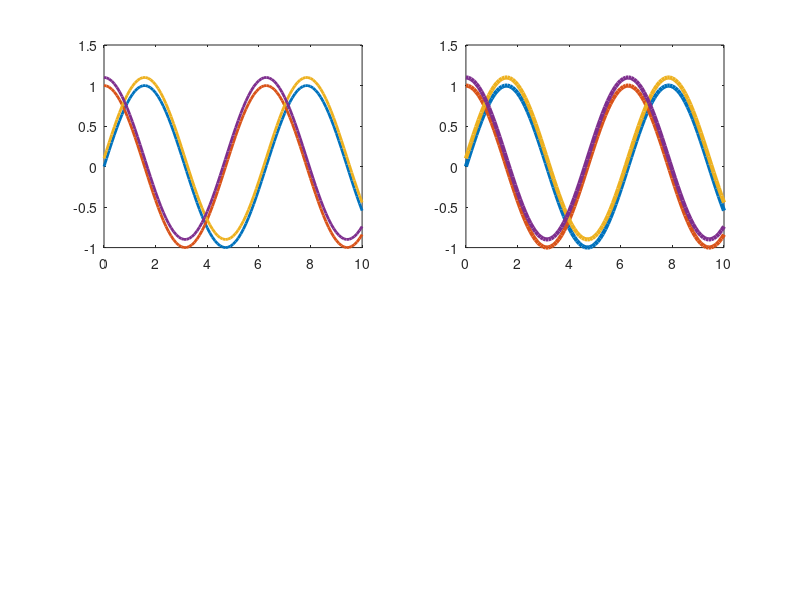

Source code (MATLAB): (Note: this script raises an error after producing the figure.)
%% timecourse
subplot(2,2,1);
x= [0:0.1:10];
y1 = sin(x);
y2 = cos(x);
y3 = 0.1+y1;
y4 = 0.1+y2;

% set(groot,'defaultAxesColorOrder','remove')
p = plot(x,y1,x,y2,x,y3,x,y4)
set(p,'LineWidth',2)


%%
subplot(2,2,2);
p = plot(x,y1,x,y2,x,y3,x,y4)
set(p,'LineWidth',3)

cmap = gray(5); % if using grayscale lines
% use 25 50 and 100
for i=1:length(p)
    p(i).Color = cmap(i,:);
end

%% 
subplot(2,2,3);
plot(y1,y2,'o',y1,y4,'+',y2,y4,'x');

